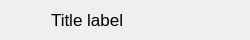
<?xml version="1.0" encoding="UTF-8"?>
<ui version="4.0">
 <class>_pushbutton</class>
 <widget class="CardWidget" name="_pushbutton">
  <property name="geometry">
   <rect>
    <x>0</x>
    <y>0</y>
    <width>250</width>
    <height>40</height>
   </rect>
  </property>
  <property name="minimumSize">
   <size>
    <width>200</width>
    <height>40</height>
   </size>
  </property>
  <property name="maximumSize">
   <size>
    <width>16777215</width>
    <height>45</height>
   </size>
  </property>
  <property name="windowTitle">
   <string>Form</string>
  </property>
  <layout class="QHBoxLayout" name="horizontalLayout">
   <property name="spacing">
    <number>10</number>
   </property>
   <property name="topMargin">
    <number>1</number>
   </property>
   <property name="bottomMargin">
    <number>1</number>
   </property>
   <item>
    <widget class="ExchangeICon" name="exchange_icon">
     <property name="sizePolicy">
      <sizepolicy hsizetype="Preferred" vsizetype="Preferred">
       <horstretch>0</horstretch>
       <verstretch>0</verstretch>
      </sizepolicy>
     </property>
     <property name="minimumSize">
      <size>
       <width>30</width>
       <height>30</height>
      </size>
     </property>
     <property name="maximumSize">
      <size>
       <width>30</width>
       <height>30</height>
      </size>
     </property>
     <property name="text">
      <string/>
     </property>
     <property name="icon">
      <iconset resource="../qfluentwidgets/_rc/resource.qrc">
       <normaloff>:/qfluentwidgets/images/exchange/binance_logo.png</normaloff>:/qfluentwidgets/images/exchange/binance_logo.png</iconset>
     </property>
     <property name="iconSize">
      <size>
       <width>30</width>
       <height>30</height>
      </size>
     </property>
     <property name="autoDefault">
      <bool>true</bool>
     </property>
     <property name="flat">
      <bool>true</bool>
     </property>
    </widget>
   </item>
   <item>
    <widget class="TitleLabel" name="TitleLabel">
     <property name="font">
      <font>
       <family>Segoe UI</family>
       <pointsize>13</pointsize>
       <bold>false</bold>
      </font>
     </property>
     <property name="text">
      <string>Title label</string>
     </property>
    </widget>
   </item>
  </layout>
 </widget>
 <customwidgets>
  <customwidget>
   <class>CardWidget</class>
   <extends>QFrame</extends>
   <header>qfluentwidgets</header>
   <container>1</container>
  </customwidget>
  <customwidget>
   <class>TitleLabel</class>
   <extends>QLabel</extends>
   <header>qfluentwidgets</header>
  </customwidget>
  <customwidget>
   <class>ExchangeICon</class>
   <extends>QPushButton</extends>
   <header location="global">gui_components.components</header>
  </customwidget>
 </customwidgets>
 <resources>
  <include location="../qfluentwidgets/_rc/resource.qrc"/>
 </resources>
 <connections/>
</ui>
